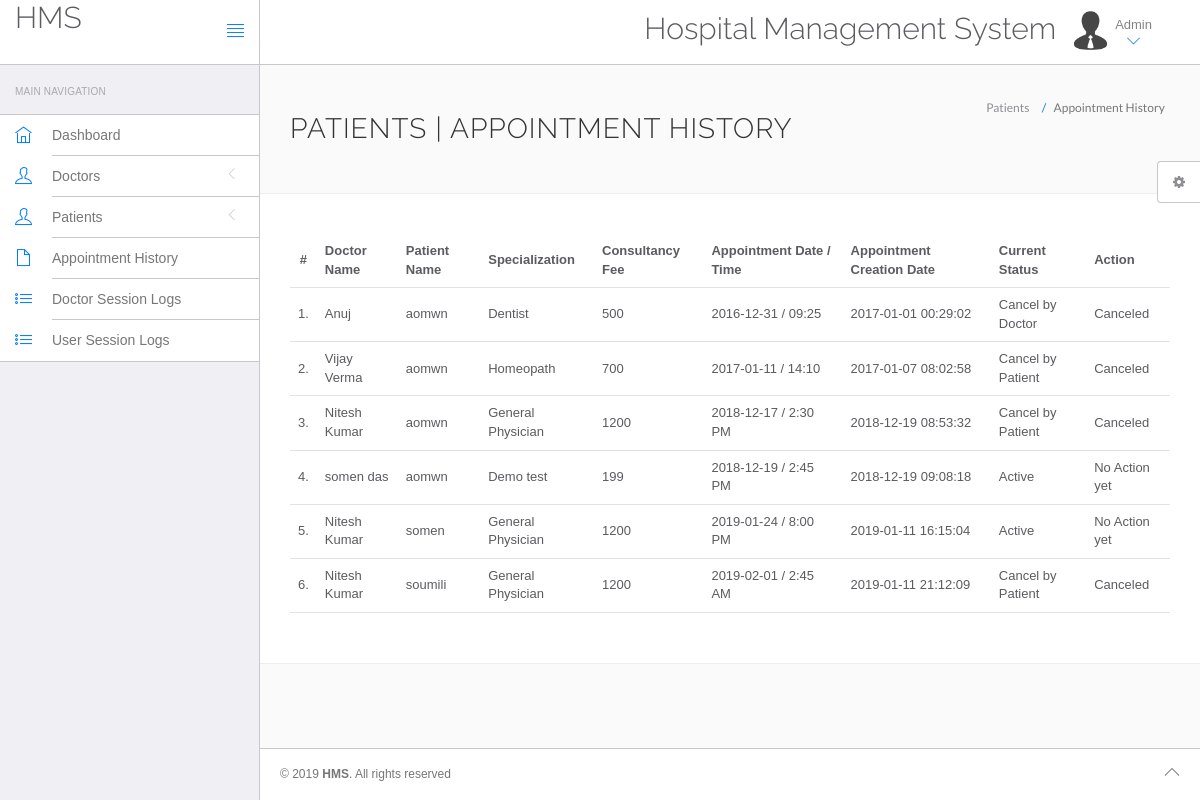
The app's page /hospital/hms/admin/appointment-history.php with its own data.
### tables this page shows
CREATE TABLE IF NOT EXISTS `appointment` (
  `id` int(11) NOT NULL AUTO_INCREMENT,
  `doctorSpecialization` varchar(255) NOT NULL,
  `doctorId` int(11) NOT NULL,
  `userId` int(11) NOT NULL,
  `consultancyFees` int(11) NOT NULL,
  `appointmentDate` varchar(255) NOT NULL,
  `appointmentTime` varchar(255) NOT NULL,
  `postingDate` timestamp NOT NULL DEFAULT CURRENT_TIMESTAMP,
  `userStatus` int(11) NOT NULL,
  `doctorStatus` int(11) NOT NULL,
  `updationDate` varchar(255) NOT NULL,
  PRIMARY KEY (`id`)
);

CREATE TABLE IF NOT EXISTS `doctors` (
  `id` int(11) NOT NULL AUTO_INCREMENT,
  `specilization` varchar(255) NOT NULL,
  `doctorName` varchar(255) NOT NULL,
  `address` longtext NOT NULL,
  `docFees` varchar(255) NOT NULL,
  `contactno` bigint(11) NOT NULL,
  `docEmail` varchar(255) NOT NULL,
  `password` varchar(255) NOT NULL,
  `creationDate` timestamp NOT NULL DEFAULT CURRENT_TIMESTAMP,
  `updationDate` varchar(255) NOT NULL,
  PRIMARY KEY (`id`)
);

CREATE TABLE IF NOT EXISTS `users` (
  `id` int(11) NOT NULL AUTO_INCREMENT,
  `fullname` varchar(255) NOT NULL,
  `address` varchar(255) NOT NULL,
  `city` varchar(255) NOT NULL,
  `gender` varchar(255) NOT NULL,
  `email` varchar(255) NOT NULL,
  `password` varchar(255) NOT NULL,
  PRIMARY KEY (`id`)
);

### hospital/hms/admin/appointment-history.php (the view, shortened to what this page needs)
<?php
include('include/config.php');
?>
<!DOCTYPE html>
<html lang="en">
	<head>
		<link rel="stylesheet" href="vendor/bootstrap/css/bootstrap.min.css">
		<link rel="stylesheet" href="vendor/fontawesome/css/font-awesome.min.css">
		<link rel="stylesheet" href="vendor/themify-icons/themify-icons.min.css">
		<link href="vendor/animate.css/animate.min.css" rel="stylesheet" media="screen">
		<link href="vendor/perfect-scrollbar/perfect-scrollbar.min.css" rel="stylesheet" media="screen">
		<link href="vendor/switchery/switchery.min.css" rel="stylesheet" media="screen">
		<link href="vendor/bootstrap-touchspin/jquery.bootstrap-touchspin.min.css" rel="stylesheet" media="screen">
		<link href="vendor/select2/select2.min.css" rel="stylesheet" media="screen">
		<link href="vendor/bootstrap-datepicker/bootstrap-datepicker3.standalone.min.css" rel="stylesheet" media="screen">
		<link href="vendor/bootstrap-timepicker/bootstrap-timepicker.min.css" rel="stylesheet" media="screen">
		<link rel="stylesheet" href="assets/css/styles.css">
		<link rel="stylesheet" href="assets/css/plugins.css">
		<link rel="stylesheet" href="assets/css/themes/theme-1.css" id="skin_color" />
	</head>
	<body>
		<div id="app">
<?php include('include/sidebar.php');?>
			<div class="app-content">
					<?php include('include/header.php');?>
				<div class="main-content" >
					<div class="wrap-content container" id="container">
						<section id="page-title">
							<div class="row">
								<div class="col-sm-8">
									<h1 class="mainTitle">Patients  | Appointment History</h1>
																	</div>
								<ol class="breadcrumb">
									<li>
										<span>Patients </span>
									</li>
									<li class="active">
										<span>Appointment History</span>
									</li>
								</ol>
							</div>
						</section>
						<div class="container-fluid container-fullw bg-white">
									<div class="row">
								<div class="col-md-12">
									<table class="table table-hover" id="sample-table-1">
										<thead>
											<tr>
												<th class="center">#</th>
												<th class="hidden-xs">Doctor Name</th>
												<th>Patient Name</th>
												<th>Specialization</th>
												<th>Consultancy Fee</th>
												<th>Appointment Date / Time </th>
												<th>Appointment Creation Date  </th>
												<th>Current Status</th>
												<th>Action</th>
											</tr>
										</thead>
										<tbody>
<?php
$sql=mysqli_query($con,"select doctors.doctorName as docname,users.fullName as pname,appointment.*  from appointment join doctors on doctors.id=appointment.doctorId join users on users.id=appointment.userId ");
$cnt=1;
while($row=mysqli_fetch_array($sql))
{
?>
											<tr>
												<td class="center"><?php echo $cnt;?>.</td>
												<td class="hidden-xs"><?php echo $row['docname'];?></td>
												<td class="hidden-xs"><?php echo $row['pname'];?></td>
												<td><?php echo $row['doctorSpecialization'];?></td>
												<td><?php echo $row['consultancyFees'];?></td>
												<td><?php echo $row['appointmentDate'];?> / <?php echo
												 $row['appointmentTime'];?>
												</td>
												<td><?php echo $row['postingDate'];?></td>
												<td>
<?php if(($row['userStatus']==1) && ($row['doctorStatus']==1))
{
	echo "Active";
}
if(($row['userStatus']==0) && ($row['doctorStatus']==1))
{
	echo "Cancel by Patient";
}
if(($row['userStatus']==1) && ($row['doctorStatus']==0))
{
	echo "Cancel by Doctor";
}
												?></td>
												<td >
												<div class="visible-md visible-lg hidden-sm hidden-xs">
							<?php if(($row['userStatus']==1) && ($row['doctorStatus']==1))
{
echo "No Action yet";
	 } else {
		echo "Canceled";
		} ?>
												</div>
												</td>
											</tr>
											<?php
$cnt=$cnt+1;
											 }?>
										</tbody>
									</table>
								</div>
							</div>
								</div>
					</div>
				</div>
			</div>
	<?php include('include/footer.php');?>
	<?php include('include/setting.php');?>
		</div>
	</body>
</html>

### hospital/hms/admin/include/sidebar.php (shortened to what this page needs)
<div class="sidebar app-aside" id="sidebar">
				<div class="sidebar-container perfect-scrollbar">
<nav>
						<div class="navbar-title">
							<span>Main Navigation</span>
						</div>
						<ul class="main-navigation-menu">
							<li>
								<a href="dashboard.php">
									<div class="item-content">
										<div class="item-media">
											<i class="ti-home"></i>
										</div>
										<div class="item-inner">
											<span class="title"> Dashboard </span>
										</div>
									</div>
								</a>
							</li>
							<li>
								<a href="javascript:void(0)">
									<div class="item-content">
										<div class="item-media">
											<i class="ti-user"></i>
										</div>
										<div class="item-inner">
											<span class="title"> Doctors </span><i class="icon-arrow"></i>
										</div>
									</div>
								</a>
								</li>
				<li>
								<a href="javascript:void(0)">
									<div class="item-content">
										<div class="item-media">
											<i class="ti-user"></i>
										</div>
										<div class="item-inner">
											<span class="title"> Patients </span><i class="icon-arrow"></i>
										</div>
									</div>
								</a>
								</li>
<li>
								<a href="appointment-history.php">
									<div class="item-content">
										<div class="item-media">
											<i class="ti-file"></i>
										</div>
										<div class="item-inner">
											<span class="title"> Appointment History </span>
										</div>
									</div>
								</a>
							</li>
	<li>
								<a href="#">
									<div class="item-content">
										<div class="item-media">
											<i class="ti-list"></i>
										</div>
										<div class="item-inner">
											<span class="title"> Doctor Session Logs </span>
										</div>
									</div>
								</a>
							</li>
							<li>
								<a href="#">
									<div class="item-content">
										<div class="item-media">
											<i class="ti-list"></i>
										</div>
										<div class="item-inner">
											<span class="title"> User Session Logs </span>
										</div>
									</div>
								</a>
							</li>
						</ul>
					</nav>
					</div>
			</div>

### hospital/hms/admin/include/header.php (shortened to what this page needs)
<header class="navbar navbar-default navbar-static-top">
					<div class="navbar-header">
						<a class="navbar-brand" href="#">
							<h2 style="padding-top:2% ">HMS</h2>
						</a>
						<a href="#" class="sidebar-toggler pull-right visible-md visible-lg" data-toggle-class="app-sidebar-closed" data-toggle-target="#app">
							<i class="ti-align-justify"></i>
						</a>
					</div>
					<div class="navbar-collapse collapse">
						<ul class="nav navbar-right">
								<li  style="padding-top:2% ">
								<h2>Hospital Management System</h2>
							</li>
							<li class="dropdown current-user">
								<a href class="dropdown-toggle" data-toggle="dropdown">
									<img src="assets/images/avatar-1.jpg" alt="Peter"> <span class="username">
			Admin
									<i class="ti-angle-down"></i></i></span>
								</a>
							</li>
						</ul>
					</div>
				</header>

### hospital/hms/admin/include/footer.php
<footer>
				<div class="footer-inner">
					<div class="pull-left">
						&copy; <span class="current-year"></span><span class="text-bold text-uppercase"> HMS</span>. <span>All rights reserved</span>
					</div>
					<div class="pull-right">
						<span class="go-top"><i class="ti-angle-up"></i></span>
					</div>
				</div>
			</footer>

### hospital/hms/admin/include/setting.php (shortened to what this page needs)
<div class="settings panel panel-default hidden-xs hidden-sm" id="settings">
				<button ct-toggle="toggle" data-toggle-class="active" data-toggle-target="#settings" class="btn btn-default">
					<i class="fa fa-spin fa-gear"></i>
				</button>
			</div>

### hospital/hms/admin/assets/css/plugins.css (style rules this page uses)
.perfect-scrollbar { overflow-y: hidden !important; }

### hospital/hms/admin/assets/css/themes/theme-1.css (style rules this page uses)
body { background: #FAFAFA; }
header .navbar-header { background: #ffffff !important; border-right-color: #c8c7cc !important; border-bottom-color: #c8c7cc !important; }
header .navbar-header .sidebar-toggler, header .navbar-header .sidebar-mobile-toggler { color: #007aff !important; }
header .navbar-header .navbar-brand { color: #777 !important; }
header .navbar-collapse { background: #ffffff !important; border-bottom-color: #c8c7cc !important; box-shadow: none !important; }
header .navbar-collapse .navbar-right > li > a { color: #777; }
header .navbar-collapse .navbar-right > li > a i { color: #007aff !important; }
#sidebar { background: #EFEFF4 !important; }
#sidebar:before { border-right-width: "1px" !important; border-right-style: solid; border-right-color: #c8c7cc !important; }
#sidebar nav { border-right-width: "1px" !important; border-right-style: solid; border-right-color: #c8c7cc !important; }
#sidebar nav .navbar-title { color: #aaaaaa; }
#sidebar nav > ul { background: #ffffff !important; border-bottom-color: #c8c7cc !important; border-top-color: #c8c7cc !important; }
#sidebar nav > ul > li > a .item-media > i { color: #007aff !important; }
#sidebar nav > ul > li > a .item-inner { color: #777 !important; border-bottom-color: #c8c7cc; }
#app > footer { background: #ffffff !important; border-top-color: #c8c7cc !important; color: #777; }

### records on screen
appointment: doctorId.doctorName "Anuj", userId.fullname "aomwn", doctorSpecialization "Dentist", consultancyFees "500", appointmentDate "2016-12-31", appointmentTime "09:25", postingDate "2017-01-01 00:29:02", userStatus "Cancel by Doctor"
appointment: doctorId.doctorName "Vijay Verma", userId.fullname "aomwn", doctorSpecialization "Homeopath", consultancyFees "700", appointmentDate "2017-01-11", appointmentTime "14:10", postingDate "2017-01-07 08:02:58", userStatus "Cancel by Patient"
appointment: doctorId.doctorName "Nitesh Kumar", userId.fullname "aomwn", doctorSpecialization "General Physician", consultancyFees "1200", appointmentDate "2018-12-17", appointmentTime "2:30 PM", postingDate "2018-12-19 08:53:32", userStatus "Cancel by Patient"
appointment: doctorId.doctorName "somen das", userId.fullname "aomwn", doctorSpecialization "Demo test", consultancyFees "199", appointmentDate "2018-12-19", appointmentTime "2:45 PM", postingDate "2018-12-19 09:08:18", userStatus "Active"
appointment: doctorId.doctorName "Nitesh Kumar", userId.fullname "somen", doctorSpecialization "General Physician", consultancyFees "1200", appointmentDate "2019-01-24", appointmentTime "8:00 PM", postingDate "2019-01-11 16:15:04", userStatus "Active"
appointment: doctorId.doctorName "Nitesh Kumar", userId.fullname "soumili", doctorSpecialization "General Physician", consultancyFees "1200", appointmentDate "2019-02-01", appointmentTime "2:45 AM", postingDate "2019-01-11 21:12:09", userStatus "Cancel by Patient"
